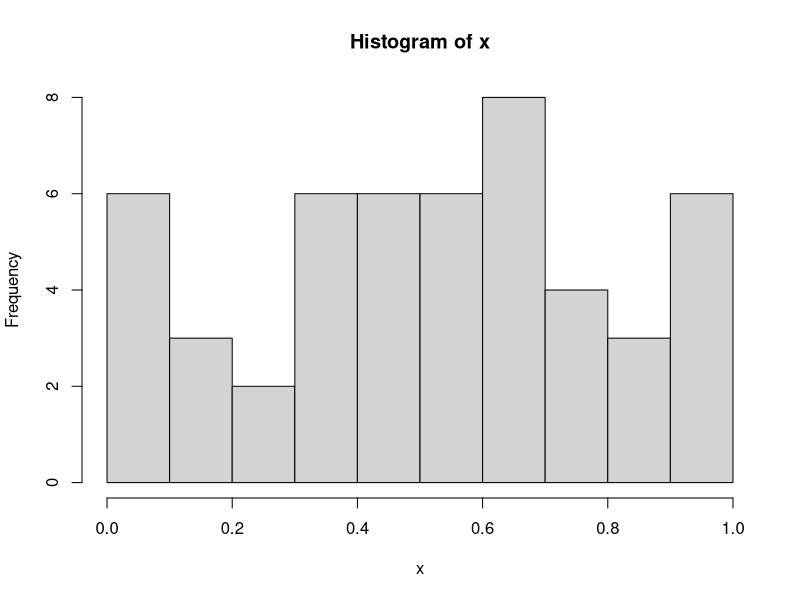

Recreate this plot in R. (Note: this script raises an error after producing the figure.)
WORKSPACE = "C:\\Users\\Administrator\\Desktop\\personal\\research\\datascience\\Statistics\\RinAction"
setwd(WORKSPACE)

options()
options(digit=3)
x <- runif(50)
summary(x)
hist(x)
savehistory()
save.image()

dim1 <- c("A1", "A2")
dim2 <- c("B1", "B2", "B3")
dim3 <- c("C1", "C2", "C3", "C4")
z <- array(1:24, c(2, 3, 4), dimnames=list(dim1, dim2, dim3))
z